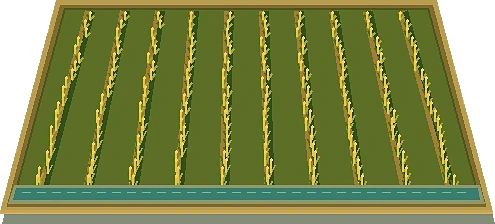
#> input picture DackyMobile/assets/art09-buildings/farm.webp, 495 x 224 px
$ python -i render-art14.py   (imports and definitions only)
#> lines starting #> are read from the running program, lines starting #| are printed output that depends on the picture
"""ART14: deterministic high-resolution terrain and independent architecture renders.
Only visual assets are changed. Plot coordinates, engine and saves are untouched.
"""
from pathlib import Path
from PIL import Image, ImageDraw, ImageFilter, ImageChops
import base64, hashlib, io, json, math, random, re

ROOT=Path(__file__).resolve().parent.parent
A=ROOT/'assets'
S=2
W,H=1440,760
rng=random.Random(14027)

def scaled(points):
    return [(round(x*S),round(y*S)) for x,y in points]
def poly(d,points,fill,outline=None,width=1):
    d.polygon(scaled(points),fill=fill)
    if outline:d.line(scaled(points+[points[0]]),fill=outline,width=max(1,round(width*S)),joint='curve')
def line(d,points,fill,width=1):
    d.line(scaled(points),fill=fill,width=max(1,round(width*S)),joint='curve')
def rect(d,box,fill,outline=None,width=1):
    d.rectangle(tuple(round(v*S) for v in box),fill=fill,outline=outline,width=max(1,round(width*S)))
def ell(d,box,fill,outline=None,width=1):
    d.ellipse(tuple(round(v*S) for v in box),fill=fill,outline=outline,width=max(1,round(width*S)))
def tone(c,n):
    return tuple(max(0,min(255,x+n)) for x in c)
# [137 lines left out: functions grain, read_ground, save_ground, shadow, tree, paving and 3 more, not called in this run]

# High-resolution consistent orthographic architectural sprites. Every asset is
# separate RGBA, with direct functional silhouettes and shared lighting.
ROOF={'blue':((51,89,91),(73,112,112),(102,133,125)), 'gold':((126,84,35),(173,120,44),(219,169,78)),
      'green':((49,84,62),(75,112,78),(112,142,92)), 'red':((106,53,43),(145,75,53),(185,107,69)),
      'slate':((62,72,75),(86,96,95),(123,130,121))}
# [113 lines left out: functions pavilion, crate, sprite, not called in this run]

def clean_existing(path):
#> called with path = '../assets/art09-buildings/farm.webp'
    im=Image.open(path).convert('RGBA')
#> im is the input picture: PIL image 495x224 RGBA; mean R, G, B, A 98.7, 107.8, 46.9, 222.2
    # Prevent low-alpha fringe noise from becoming colored outlines when scaled.
    a=im.getchannel('A').point(lambda v:0 if v<28 else v)
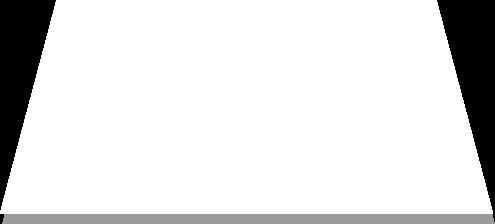
#> a: PIL image 495x224 L; min 0, max 255, mean 222.2
    im.putalpha(a)
    if im.getbbox():im=im.crop(im.getbbox())
    im=im.resize((im.width*2,im.height*2),Image.Resampling.LANCZOS)
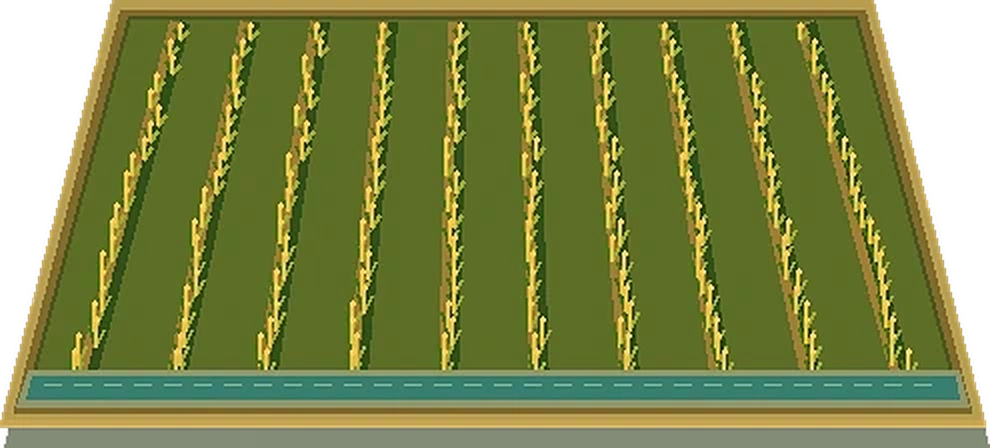
#> im: PIL image 990x448 RGBA; mean R, G, B, A 97, 106.3, 45.6, 222.2; transparent parts drawn white
    im.save(path,'WEBP',lossless=True,method=6)
    return im

# [24 lines left out: function main, not called in this run]

# [1 line not run here, left out]

>>> result = clean_existing('../assets/art09-buildings/farm.webp')
